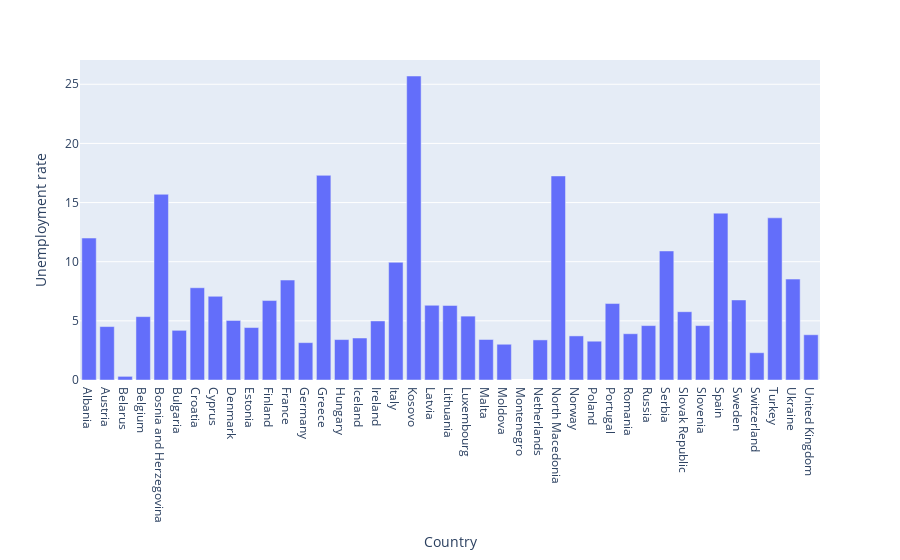

Notebook source saved alongside this figure:
### Code cell
fig = px.bar(df, x='Country', y='Unemployment rate')
fig.show()

### Figure 1 — Plotly figure (JSON) as saved in the notebook; plotly's stock layout.template omitted (floating-point values rounded to 4 significant figures)
{"data": [{"alignmentgroup": "True", "hovertemplate": "Country=%{x}<br>Unemployment rate=%{y}<extra></extra>", "legendgroup": "", "marker": {"color": "#636efa"}, "name": "", "offsetgroup": "", "orientation": "v", "showlegend": false, "textposition": "auto", "type": "bar", "x": ["Albania", "Austria", "Belarus", "Belgium", "Bosnia and Herzegovina", "Bulgaria", "Croatia", "Cyprus", "Denmark", "Estonia", "Finland", "France", "Germany", "Greece", "Hungary", "Iceland", "Ireland", "Italy", "Kosovo", "Latvia", "Lithuania", "Luxembourg", "Malta", "Moldova", "Montenegro", "Netherlands", "North Macedonia", "Norway", "Poland", "Portugal", "Romania", "Russia", "Serbia", "Slovak Republic", "Slovenia", "Spain", "Sweden", "Switzerland", "Turkey", "Ukraine", "United Kingdom"], "xaxis": "x", "y": [12, 4.517, 0.308, 5.358, 15.7, 4.2, 7.8, 7.075, 5.033, 4.435, 6.717, 8.45, 3.158, 17.3, 3.418, 3.55, 4.992, 9.95, 25.7, 6.318, 6.3, 5.4, 3.425, 3.022, null, 3.39, 17.25, 3.728, 3.279, 6.463, 3.912, 4.6, 10.91, 5.775, 4.6, 14.11, 6.767, 2.306, 13.71, 8.531, 3.825], "yaxis": "y"}], "layout": {"barmode": "relative", "legend": {"tracegroupgap": 0}, "margin": {"t": 60}, "xaxis": {"anchor": "y", "domain": [0, 1], "title": {"text": "Country"}}, "yaxis": {"anchor": "x", "domain": [0, 1], "title": {"text": "Unemployment rate"}}}}
